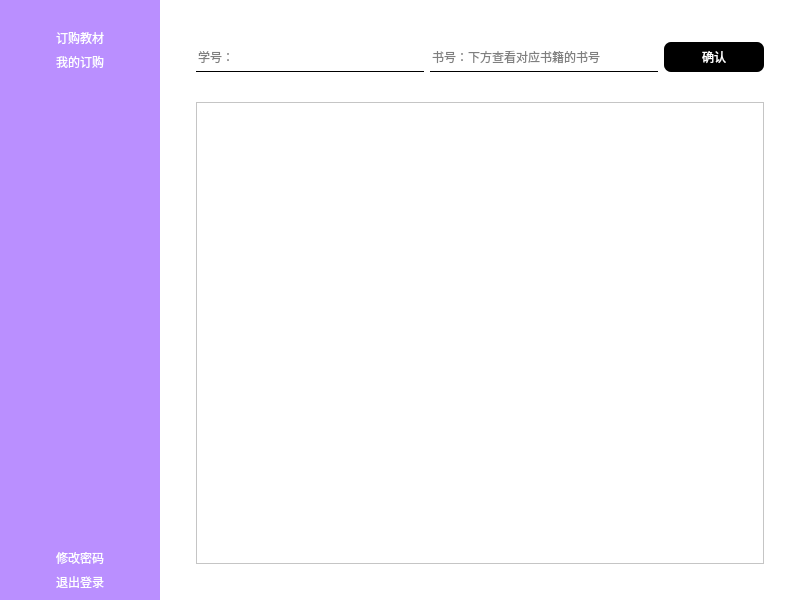
<?xml version="1.0" encoding="UTF-8"?>
<ui version="4.0">
 <class>SMainWindow</class>
 <widget class="QMainWindow" name="SMainWindow">
  <property name="geometry">
   <rect>
    <x>0</x>
    <y>0</y>
    <width>800</width>
    <height>600</height>
   </rect>
  </property>
  <property name="windowTitle">
   <string>MainWindow</string>
  </property>
  <widget class="QWidget" name="centralwidget">
   <property name="minimumSize">
    <size>
     <width>800</width>
     <height>600</height>
    </size>
   </property>
   <property name="font">
    <font>
     <weight>50</weight>
     <bold>false</bold>
     <kerning>true</kerning>
    </font>
   </property>
   <property name="toolTip">
    <string/>
   </property>
   <layout class="QHBoxLayout">
    <property name="spacing">
     <number>0</number>
    </property>
    <property name="leftMargin">
     <number>0</number>
    </property>
    <property name="topMargin">
     <number>0</number>
    </property>
    <property name="rightMargin">
     <number>0</number>
    </property>
    <property name="bottomMargin">
     <number>0</number>
    </property>
    <item>
     <widget class="QFrame" name="frame">
      <property name="frameShape">
       <enum>QFrame::NoFrame</enum>
      </property>
      <property name="frameShadow">
       <enum>QFrame::Raised</enum>
      </property>
      <property name="lineWidth">
       <number>0</number>
      </property>
      <layout class="QHBoxLayout" name="horizontalLayout_2">
       <property name="spacing">
        <number>0</number>
       </property>
       <property name="leftMargin">
        <number>0</number>
       </property>
       <property name="topMargin">
        <number>0</number>
       </property>
       <property name="rightMargin">
        <number>0</number>
       </property>
       <property name="bottomMargin">
        <number>0</number>
       </property>
       <item>
        <widget class="QFrame" name="frame_2">
         <property name="sizePolicy">
          <sizepolicy hsizetype="Expanding" vsizetype="Preferred">
           <horstretch>2</horstretch>
           <verstretch>0</verstretch>
          </sizepolicy>
         </property>
         <property name="styleSheet">
          <string notr="true">#frame_2{
	background-color: rgb(186, 143, 255);
}
QPushButton{
	background-color: rgb(0,0,0,0);
	color: rgb(255,255,255);
	border: none;

}
QPushButton:pressed{
	padding-top: 5px;
	padding-left:5px;
}</string>
         </property>
         <property name="frameShape">
          <enum>QFrame::NoFrame</enum>
         </property>
         <property name="frameShadow">
          <enum>QFrame::Raised</enum>
         </property>
         <property name="lineWidth">
          <number>0</number>
         </property>
         <layout class="QVBoxLayout" name="verticalLayout">
          <item>
           <widget class="QPushButton" name="pushButton">
            <property name="text">
             <string/>
            </property>
           </widget>
          </item>
          <item>
           <widget class="QPushButton" name="pushButton_S_shopping">
            <property name="text">
             <string>订购教材</string>
            </property>
           </widget>
          </item>
          <item>
           <widget class="QPushButton" name="pushButton_S_order">
            <property name="text">
             <string>我的订购</string>
            </property>
           </widget>
          </item>
          <item>
           <spacer name="verticalSpacer">
            <property name="orientation">
             <enum>Qt::Vertical</enum>
            </property>
            <property name="sizeHint" stdset="0">
             <size>
              <width>20</width>
              <height>40</height>
             </size>
            </property>
           </spacer>
          </item>
          <item>
           <widget class="QPushButton" name="pushButton_S_update_pw">
            <property name="text">
             <string>修改密码</string>
            </property>
           </widget>
          </item>
          <item>
           <widget class="QPushButton" name="pushButton_login_out">
            <property name="text">
             <string>退出登录</string>
            </property>
           </widget>
          </item>
         </layout>
        </widget>
       </item>
       <item>
        <widget class="QFrame" name="frame_3">
         <property name="sizePolicy">
          <sizepolicy hsizetype="Expanding" vsizetype="Preferred">
           <horstretch>8</horstretch>
           <verstretch>0</verstretch>
          </sizepolicy>
         </property>
         <property name="styleSheet">
          <string notr="true">background-color: rgb(255, 255, 255);</string>
         </property>
         <property name="frameShape">
          <enum>QFrame::NoFrame</enum>
         </property>
         <property name="frameShadow">
          <enum>QFrame::Raised</enum>
         </property>
         <property name="lineWidth">
          <number>0</number>
         </property>
         <layout class="QHBoxLayout" name="horizontalLayout">
          <item>
           <widget class="QStackedWidget" name="stackedWidget">
            <property name="styleSheet">
             <string notr="true">background-color: rgb(255, 255, 255);</string>
            </property>
            <property name="currentIndex">
             <number>0</number>
            </property>
            <widget class="QWidget" name="page">
             <layout class="QHBoxLayout" name="horizontalLayout_14">
              <item>
               <widget class="QFrame" name="frame_4">
                <property name="minimumSize">
                 <size>
                  <width>600</width>
                  <height>500</height>
                 </size>
                </property>
                <property name="frameShape">
                 <enum>QFrame::NoFrame</enum>
                </property>
                <property name="frameShadow">
                 <enum>QFrame::Raised</enum>
                </property>
                <layout class="QVBoxLayout" name="verticalLayout_2">
                 <item>
                  <widget class="QFrame" name="frame_5">
                   <property name="sizePolicy">
                    <sizepolicy hsizetype="Preferred" vsizetype="Expanding">
                     <horstretch>0</horstretch>
                     <verstretch>1</verstretch>
                    </sizepolicy>
                   </property>
                   <property name="styleSheet">
                    <string notr="true">QLineEdit{
	bakground-color: rgb(255,255,255,0);
	border: none;
	border-bottom: 1px solid black;
}
QPushButton{
	background-color: rgb(0,0,0);
	color: rgb(255,255,255);
	border-radius: 7px;
}
QPushButton:pressed{
	padding-top: 5px;
	padding-left:5px;
}</string>
                   </property>
                   <property name="frameShape">
                    <enum>QFrame::NoFrame</enum>
                   </property>
                   <property name="frameShadow">
                    <enum>QFrame::Raised</enum>
                   </property>
                   <layout class="QHBoxLayout" name="horizontalLayout_4">
                    <item>
                     <widget class="QLineEdit" name="lineEdit_S_M_studentID">
                      <property name="minimumSize">
                       <size>
                        <width>0</width>
                        <height>30</height>
                       </size>
                      </property>
                      <property name="text">
                       <string/>
                      </property>
                      <property name="placeholderText">
                       <string>学号：</string>
                      </property>
                     </widget>
                    </item>
                    <item>
                     <widget class="QLineEdit" name="lineEdit_S_M_bookID">
                      <property name="minimumSize">
                       <size>
                        <width>0</width>
                        <height>30</height>
                       </size>
                      </property>
                      <property name="text">
                       <string/>
                      </property>
                      <property name="placeholderText">
                       <string>书号：下方查看对应书籍的书号</string>
                      </property>
                     </widget>
                    </item>
                    <item>
                     <widget class="QPushButton" name="pushButton_S_M_order_sure">
                      <property name="minimumSize">
                       <size>
                        <width>100</width>
                        <height>30</height>
                       </size>
                      </property>
                      <property name="sizeIncrement">
                       <size>
                        <width>0</width>
                        <height>0</height>
                       </size>
                      </property>
                      <property name="text">
                       <string>确认</string>
                      </property>
                     </widget>
                    </item>
                   </layout>
                  </widget>
                 </item>
                 <item>
                  <widget class="QFrame" name="frame_6">
                   <property name="sizePolicy">
                    <sizepolicy hsizetype="Preferred" vsizetype="Expanding">
                     <horstretch>0</horstretch>
                     <verstretch>8</verstretch>
                    </sizepolicy>
                   </property>
                   <property name="frameShape">
                    <enum>QFrame::NoFrame</enum>
                   </property>
                   <property name="frameShadow">
                    <enum>QFrame::Raised</enum>
                   </property>
                   <layout class="QHBoxLayout" name="horizontalLayout_3">
                    <item>
                     <widget class="QTableView" name="tableView_S_M_bookList"/>
                    </item>
                   </layout>
                  </widget>
                 </item>
                </layout>
               </widget>
              </item>
             </layout>
            </widget>
            <widget class="QWidget" name="page_2">
             <layout class="QHBoxLayout" name="horizontalLayout_5">
              <item>
               <widget class="QFrame" name="frame_7">
                <property name="minimumSize">
                 <size>
                  <width>600</width>
                  <height>500</height>
                 </size>
                </property>
                <property name="frameShape">
                 <enum>QFrame::NoFrame</enum>
                </property>
                <property name="frameShadow">
                 <enum>QFrame::Raised</enum>
                </property>
                <layout class="QVBoxLayout" name="verticalLayout_7">
                 <item>
                  <widget class="QFrame" name="frame_9">
                   <property name="sizePolicy">
                    <sizepolicy hsizetype="Preferred" vsizetype="Expanding">
                     <horstretch>0</horstretch>
                     <verstretch>1</verstretch>
                    </sizepolicy>
                   </property>
                   <property name="styleSheet">
                    <string notr="true">QLineEdit{
	bakground-color: rgb(255,255,255,0);
	border: none;
	border-bottom: 1px solid black;
}
QPushButton{
	background-color: rgb(0,0,0);
	color: rgb(255,255,255);
	border-radius: 7px;
}
QPushButton:pressed{
	padding-top: 5px;
	padding-left:5px;
}</string>
                   </property>
                   <property name="frameShape">
                    <enum>QFrame::NoFrame</enum>
                   </property>
                   <property name="frameShadow">
                    <enum>QFrame::Raised</enum>
                   </property>
                   <layout class="QHBoxLayout" name="horizontalLayout_12">
                    <item>
                     <widget class="QLineEdit" name="lineEdit_S_M_order_update">
                      <property name="minimumSize">
                       <size>
                        <width>0</width>
                        <height>30</height>
                       </size>
                      </property>
                      <property name="text">
                       <string/>
                      </property>
                      <property name="placeholderText">
                       <string>订单号：下方查看对应订单号</string>
                      </property>
                     </widget>
                    </item>
                    <item>
                     <widget class="QPushButton" name="pushButton_S_M_order_sure_update">
                      <property name="minimumSize">
                       <size>
                        <width>100</width>
                        <height>30</height>
                       </size>
                      </property>
                      <property name="sizeIncrement">
                       <size>
                        <width>0</width>
                        <height>0</height>
                       </size>
                      </property>
                      <property name="text">
                       <string>确认删除订单</string>
                      </property>
                     </widget>
                    </item>
                   </layout>
                  </widget>
                 </item>
                 <item>
                  <widget class="QFrame" name="frame_16">
                   <property name="sizePolicy">
                    <sizepolicy hsizetype="Preferred" vsizetype="Expanding">
                     <horstretch>0</horstretch>
                     <verstretch>8</verstretch>
                    </sizepolicy>
                   </property>
                   <property name="frameShape">
                    <enum>QFrame::NoFrame</enum>
                   </property>
                   <property name="frameShadow">
                    <enum>QFrame::Raised</enum>
                   </property>
                   <layout class="QHBoxLayout" name="horizontalLayout_13">
                    <item>
                     <widget class="QTableView" name="tableView_2"/>
                    </item>
                   </layout>
                  </widget>
                 </item>
                </layout>
               </widget>
              </item>
             </layout>
            </widget>
            <widget class="QWidget" name="page_3">
             <widget class="QFrame" name="frame_8">
              <property name="geometry">
               <rect>
                <x>100</x>
                <y>80</y>
                <width>431</width>
                <height>391</height>
               </rect>
              </property>
              <property name="styleSheet">
               <string notr="true">QLineEdit{
	bakground-color: rgb(255,255,255,0);
	border: none;
	border-bottom: 1px solid black;
}
QPushButton{
	background-color: rgb(0,0,0);
	color: rgb(255,255,255);
	border-radius: 7px;
}
QPushButton:pressed{
	padding-top: 5px;
	padding-left:5px;
}</string>
              </property>
              <property name="frameShape">
               <enum>QFrame::NoFrame</enum>
              </property>
              <property name="frameShadow">
               <enum>QFrame::Raised</enum>
              </property>
              <layout class="QVBoxLayout" name="verticalLayout_3">
               <item>
                <widget class="QLineEdit" name="lineEdit_S_M_password">
                 <property name="minimumSize">
                  <size>
                   <width>0</width>
                   <height>30</height>
                  </size>
                 </property>
                 <property name="text">
                  <string/>
                 </property>
                 <property name="placeholderText">
                  <string>原密码：</string>
                 </property>
                </widget>
               </item>
               <item>
                <widget class="QLineEdit" name="lineEdit_S_M_new_password">
                 <property name="minimumSize">
                  <size>
                   <width>0</width>
                   <height>30</height>
                  </size>
                 </property>
                 <property name="text">
                  <string/>
                 </property>
                 <property name="placeholderText">
                  <string>新密码：</string>
                 </property>
                </widget>
               </item>
               <item>
                <widget class="QLineEdit" name="lineEdit_S_M_new_password_sure">
                 <property name="minimumSize">
                  <size>
                   <width>0</width>
                   <height>30</height>
                  </size>
                 </property>
                 <property name="text">
                  <string/>
                 </property>
                 <property name="placeholderText">
                  <string>确认新密码：</string>
                 </property>
                </widget>
               </item>
               <item>
                <widget class="QPushButton" name="pushButton_S_M_sure">
                 <property name="minimumSize">
                  <size>
                   <width>0</width>
                   <height>30</height>
                  </size>
                 </property>
                 <property name="text">
                  <string>确认</string>
                 </property>
                </widget>
               </item>
               <item>
                <widget class="QStackedWidget" name="stackedWidget_2">
                 <property name="maximumSize">
                  <size>
                   <width>16777215</width>
                   <height>50</height>
                  </size>
                 </property>
                 <property name="currentIndex">
                  <number>0</number>
                 </property>
                 <widget class="QWidget" name="page_4"/>
                 <widget class="QWidget" name="page_5">
                  <widget class="QLabel" name="label_4">
                   <property name="geometry">
                    <rect>
                     <x>160</x>
                     <y>0</y>
                     <width>81</width>
                     <height>39</height>
                    </rect>
                   </property>
                   <property name="styleSheet">
                    <string notr="true">color: rgb(255, 0, 0);</string>
                   </property>
                   <property name="text">
                    <string>密码不能为空</string>
                   </property>
                  </widget>
                 </widget>
                 <widget class="QWidget" name="page_6">
                  <widget class="QLabel" name="label_5">
                   <property name="geometry">
                    <rect>
                     <x>130</x>
                     <y>10</y>
                     <width>161</width>
                     <height>39</height>
                    </rect>
                   </property>
                   <property name="styleSheet">
                    <string notr="true">color: rgb(255, 0, 0);</string>
                   </property>
                   <property name="text">
                    <string>原密码错误或新密码不一致</string>
                   </property>
                  </widget>
                 </widget>
                 <widget class="QWidget" name="page_7">
                  <widget class="QLabel" name="label_6">
                   <property name="geometry">
                    <rect>
                     <x>180</x>
                     <y>0</y>
                     <width>81</width>
                     <height>39</height>
                    </rect>
                   </property>
                   <property name="styleSheet">
                    <string notr="true">color: rgb(255, 182, 38);</string>
                   </property>
                   <property name="text">
                    <string>修改成功</string>
                   </property>
                  </widget>
                 </widget>
                </widget>
               </item>
              </layout>
             </widget>
            </widget>
           </widget>
          </item>
         </layout>
        </widget>
       </item>
      </layout>
     </widget>
    </item>
   </layout>
  </widget>
 </widget>
 <resources/>
 <connections/>
</ui>
